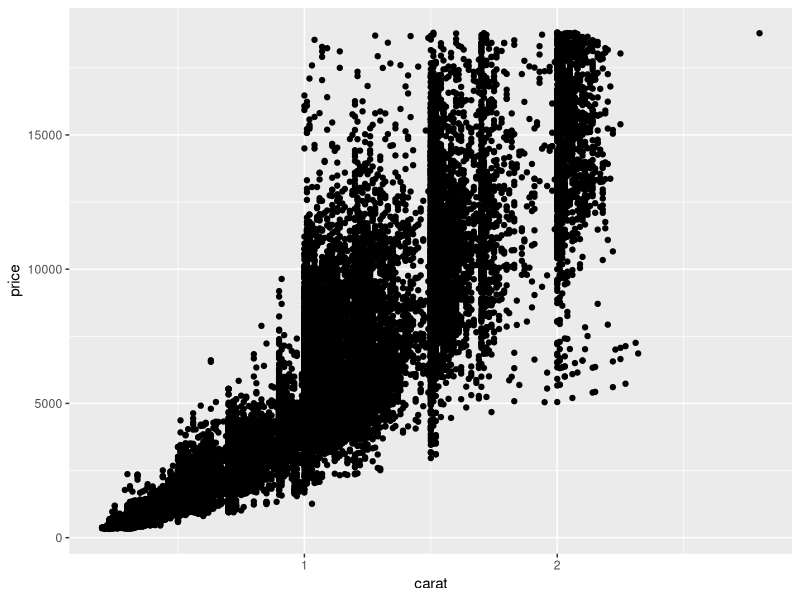
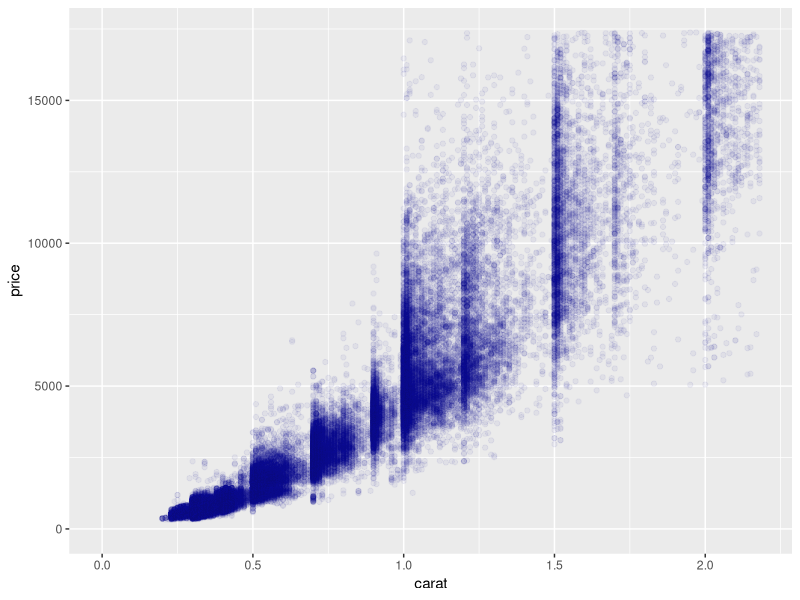
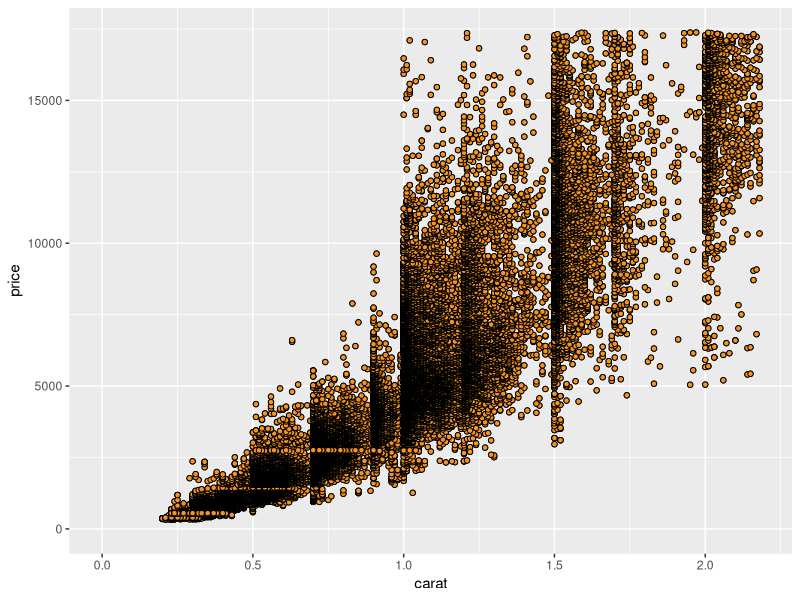
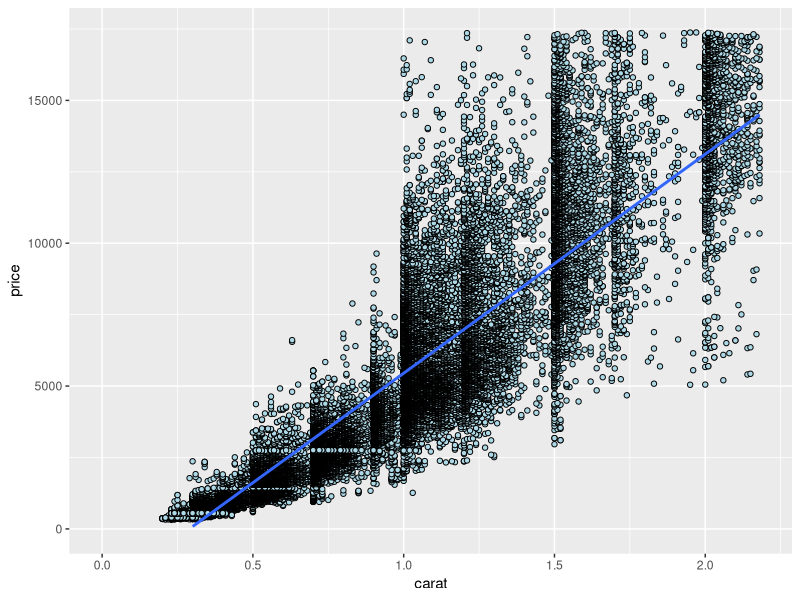
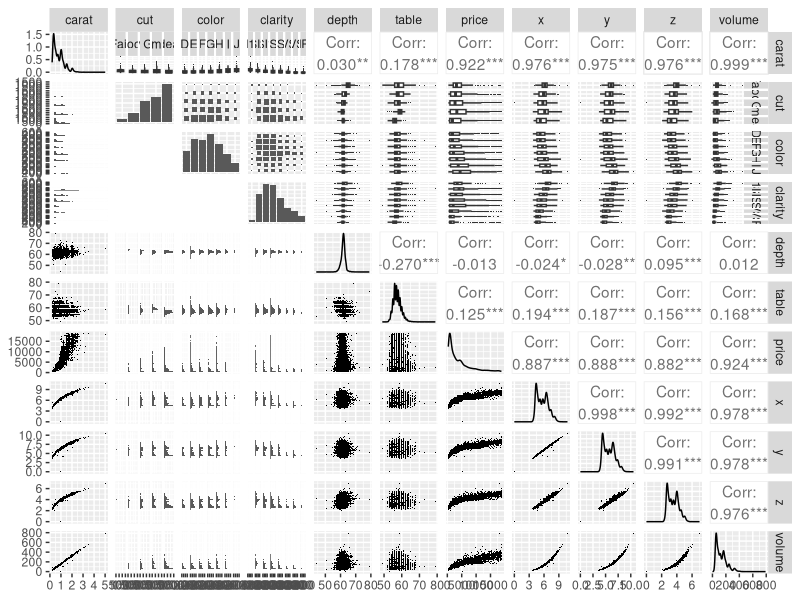
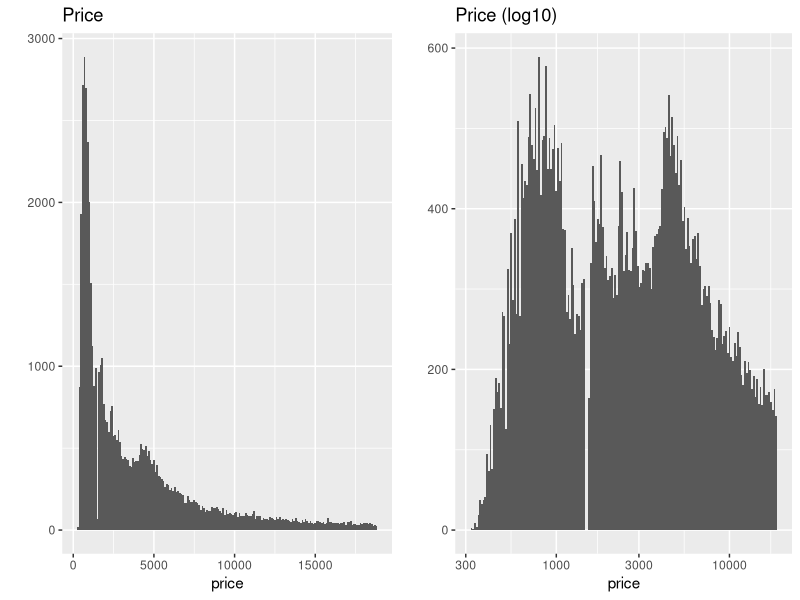
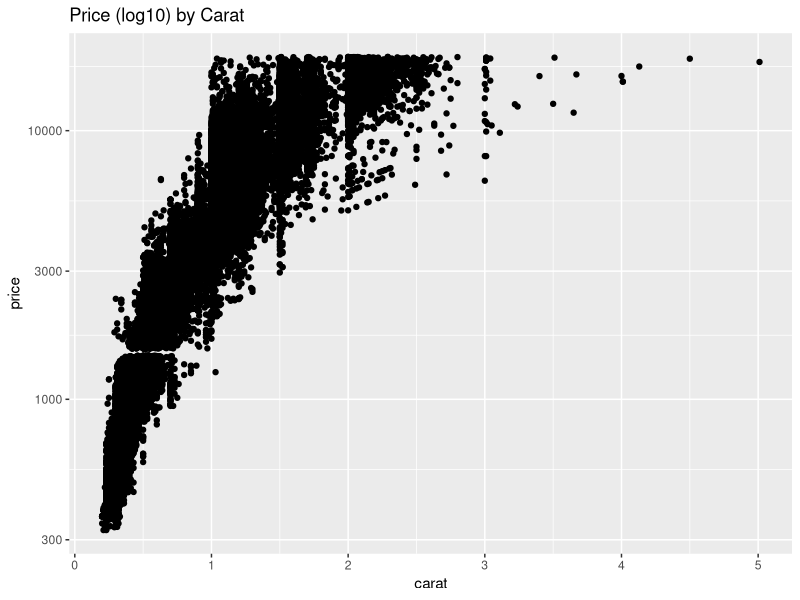

Write R code to recreate these figures, in order. (Note: this script raises an error after producing the figures.)
## ---- chunk 1
knitr::opts_chunk$set(echo = TRUE)
## ---- chunk 2
install.packages('ggplot2')
data(diamonds)
library(ggplot2)


# Let's start by examining two variables in the data set.
# The scatterplot is a powerful tool to help you understand
# the relationship between two continuous variables.

# We can quickly see if the relationship is linear or not.
# In this case, we can use a variety of diamond
# characteristics to help us figure out whether
# the price advertised for any given diamond is 
# reasonable or a rip-off.

# Let's consider the price of a diamond and it's carat weight.
# Create a scatterplot of price (y) vs carat weight (x).

# Limit the x-axis and y-axis to omit the top 1% of values.
#Chart with volume
diamonds$volume <- with(diamonds, x*y*z)
ggplot(data = subset(diamonds, volume < quantile(volume, 0.99)), aes(x = carat, y = price))+
  geom_point()
#Right answer
ggplot(diamonds, aes(x = carat, y = price))+
  geom_point(color = 'darkblue', alpha = 0.05)+
  xlim(0, quantile(diamonds$carat,0.99))+
  ylim(0, quantile(diamonds$price, 0.99))
#Another answer with qplot
qplot(data = diamonds, x = carat, y = price,
      xlim = c(0, quantile(diamonds$carat, 0.99)),
      ylim = c(0, quantile(diamonds$price, 0.99)))+
  geom_point(fill = I('#F79420'), color = 'black', shape = 21)
#Another possible chart
ggplot(diamonds, aes(x = carat, y = price))+
  geom_point(fill = I('#ADD8E6'), color = 'black', shape = 21)+
  stat_smooth(method = 'lm')+
  scale_x_continuous(lim = c(0, quantile(diamonds$carat, 0.99)))+
  scale_y_continuous(lim = c(0, quantile(diamonds$price, 0.99)))
  
## ---- chunk 3
install.packages('GGally')
install.packages('scales')
install.packages('memisc')
install.packages('lattice')
install.packages('MASS')
install.packages('car')
install.packages('reshape')
install.packages('plyr')

library(ggplot2)
library(GGally)
library(scales)
library(memisc)

# sample 10,000 diamonds from the data set
set.seed(20022012)
diamond_samp <- diamonds[sample(1:length(diamonds$price),10000),]
ggpairs(diamond_samp,
  lower = list(continuous = wrap("points", shape = I('.'))),
  upper = list(combo = wrap("box", outlier.shape = I('.'))))

## ---- chunk 4
library(gridExtra)

plot1 <- qplot(data = diamonds, x = price, binwidth = 100) + 
  ggtitle('Price')

plot2 <- qplot(data = diamonds, x = price, binwidth = 0.01) +
  ggtitle('Price (log10)')+
  scale_x_log10()

grid.arrange(plot1, plot2, ncol = 2)
## ---- chunk 5
# Scatter Plot Transformations
qplot(carat, price, data = diamonds) +
  scale_y_continuous(trans = log10_trans())+
  ggtitle('Price (log10) by Carat')

# Create a new function to transform the carat variable

cuberoot_trans = function() trans_new('cuberoot',
                                      transform = function(x) x^(1/3),
                                      inverse = function(x) x^3)

# Use the cuberoot_trans function
qplot(aes(carat, price), data = diamonds)+
  geom_point()+
  scale_x_continuous(trans = cuberoot_trans(), limits = c(0.2,3),
                     breaks = c(0.2, 0.5, 1, 2, 3))+
  scale_y_continuous(trans = log10_trans(), limits = c(350,15000),
                     breaks = c(350,1000,5000,10000,15000))
  
  
## ---- chunk 6
head(sort(table(diamonds$carat), decreasing = T))
head(sort(table(diamonds$price), decreasing = T))

# Add a layer to adjust the features of the
# scatterplot. Set the transparency to one half,
# the size to three-fourths, and jitter the points.

# If you need hints, see the Instructor Notes.
# There are three hints so scroll down slowly if
# you don’t want all the hints at once.

# ALTER THE CODE BELOW THIS LINE
# =======================================================================

plot4 <- ggplot(aes(carat, price), data = diamonds) + 
  geom_point(alpha = 1/4) + 
  scale_x_continuous(trans = cuberoot_trans(), limits = c(0.2, 3),
                     breaks = c(0.2, 0.5, 1, 2, 3)) + 
  scale_y_continuous(trans = log10_trans(), limits = c(350, 15000),
                     breaks = c(350, 1000, 5000, 10000, 15000)) +
  ggtitle('Price (log10) by Cube-Root of Carat')

plot5 <- ggplot(aes(carat, price), data = diamonds) + 
  geom_point(alpha = 1/4, position = 'jitter') + 
  scale_x_continuous(trans = cuberoot_trans(), limits = c(0.2, 3),
                     breaks = c(0.2, 0.5, 1, 2, 3)) + 
  scale_y_continuous(trans = log10_trans(), limits = c(350, 15000),
                     breaks = c(350, 1000, 5000, 10000, 15000)) +
  ggtitle('Price (log10) by Cube-Root of Carat')

plot6 <- ggplot(aes(carat, price), data = diamonds) + 
  geom_point(alpha = 1/4, size = 0.75) + 
  scale_x_continuous(trans = cuberoot_trans(), limits = c(0.2, 3),
                     breaks = c(0.2, 0.5, 1, 2, 3)) + 
  scale_y_continuous(trans = log10_trans(), limits = c(350, 15000),
                     breaks = c(350, 1000, 5000, 10000, 15000)) +
  ggtitle('Price (log10) by Cube-Root of Carat')

grid.arrange(plot4, plot5, plot6, ncol = 3)
